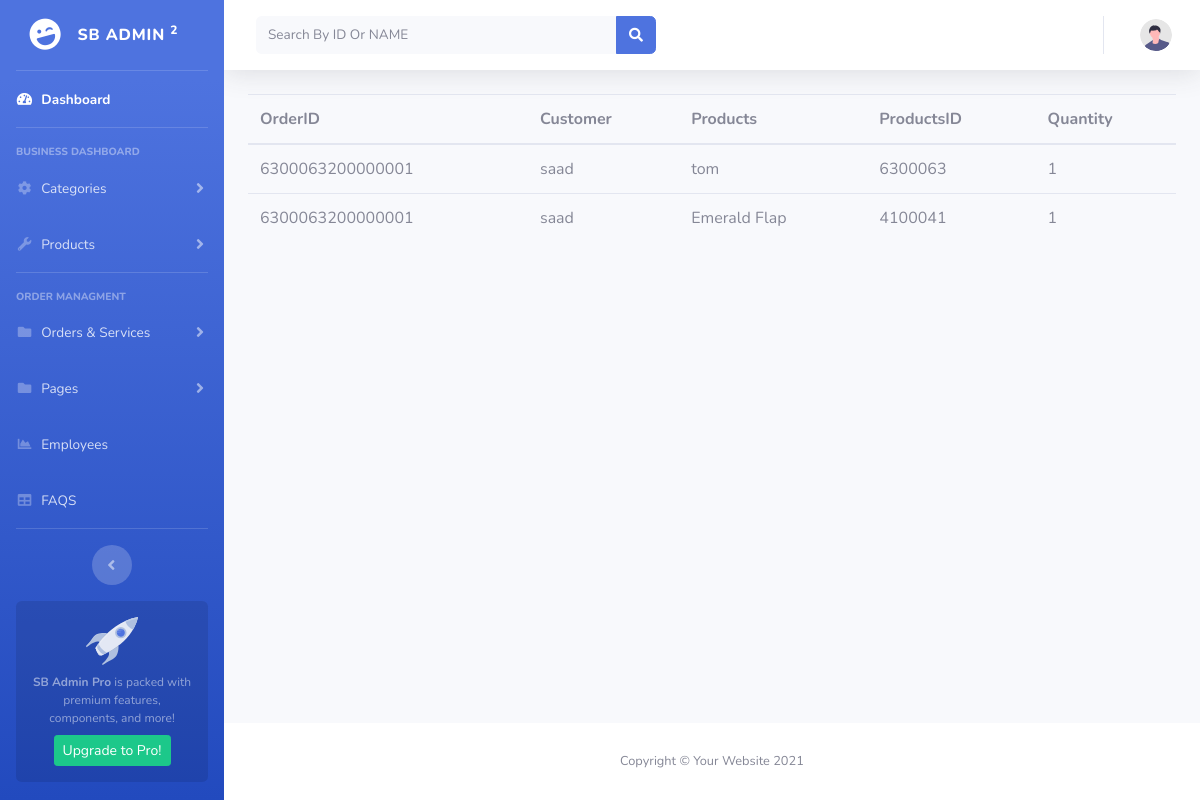
Page /admin-pannel/orderdetail.php?orderid=6300063200000001 on the committed database.
### tables this page shows
CREATE TABLE `order_items` (
  `Id` int(11) NOT NULL,
  `order_id` char(17) NOT NULL,
  `Customer` varchar(50) NOT NULL,
  `product_id` char(7) NOT NULL,
  `Product_name` varchar(100) NOT NULL,
  `quantity` int(11) NOT NULL
);

### admin-pannel/orderdetail.php (the view, shortened to what this page needs)
 <?php
include("header.php");
include("connection.php");
?>
<div class="container-fluid">
      <table class="table">
            <thead>
                <tr>
                    <th>OrderID</th>
                    <th>Customer</th>
                    <th>Products</th>
                    <th>ProductsID</th>
                    <th>Quantity</th>
                </tr>
            </thead>
            <tbody>
                <?php
                if (isset($_GET['orderid'])) {
                    $orderID = $_GET['orderid'];
                    $fetch_data = mysqli_query($con, "SELECT * FROM `order_items` WHERE order_id=$orderID ");
                    while ($all_data = mysqli_fetch_array($fetch_data)) {
                ?>
                        <tr>
                            <td><?php echo $all_data[1] ?></td>
                            <td><?php echo $all_data[2] ?></td>
                            <td><?php echo $all_data[4] ?></td>
                            <td><?php echo $all_data[3] ?></td>
                            <td><?php echo $all_data[5] ?></td>
                    <?php }
                } ?>
            </tbody>
        </table>
</div>
</div>
<?php
include("footer.php");
?>

### rows in the picture
order_items: order "6300063200000001", Customer "saad", Product_name "tom", product "6300063", quantity "1"
order_items: order "6300063200000001", Customer "saad", Product_name "Emerald Flap", product "4100041", quantity "1"
